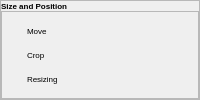
        <widget class="QFrame" name="size_frame_2">
         <property name="font">
          <font>
           <family>Arial</family>
          </font>
         </property>
         <property name="frameShape">
          <enum>QFrame::StyledPanel</enum>
         </property>
         <property name="frameShadow">
          <enum>QFrame::Raised</enum>
         </property>
         <layout class="QVBoxLayout" name="verticalLayout_5">
          <property name="spacing">
           <number>0</number>
          </property>
          <property name="leftMargin">
           <number>0</number>
          </property>
          <property name="topMargin">
           <number>0</number>
          </property>
          <property name="rightMargin">
           <number>0</number>
          </property>
          <property name="bottomMargin">
           <number>0</number>
          </property>
          <item>
           <widget class="QPushButton" name="size2_pushButton">
            <property name="font">
             <font>
              <family>Arial</family>
              <pointsize>6</pointsize>
              <weight>75</weight>
              <bold>true</bold>
             </font>
            </property>
            <property name="styleSheet">
             <string notr="true">QPushButton{
border:none;
 outline: none;
}
QPushButton {
    height:10px;
    text-align: left;}
QPushButton:hover{
	background-color: rgb(80, 80, 80);
   border-radius:5px;
}</string>
            </property>
            <property name="text">
             <string>Size and Position</string>
            </property>
            <property name="icon">
             <iconset>
              <normaloff>icon/selectcursor.png</normaloff>
              <normalon>icon/icons8-chevron-24.png</normalon>icon/selectcursor.png</iconset>
            </property>
            <property name="iconSize">
             <size>
              <width>12</width>
              <height>12</height>
             </size>
            </property>
            <property name="checkable">
             <bool>true</bool>
            </property>
            <property name="autoExclusive">
             <bool>false</bool>
            </property>
            <property name="flat">
             <bool>true</bool>
            </property>
           </widget>
          </item>
          <item>
           <widget class="QFrame" name="size_dropdown">
            <property name="frameShape">
             <enum>QFrame::StyledPanel</enum>
            </property>
            <property name="frameShadow">
             <enum>QFrame::Raised</enum>
            </property>
            <layout class="QVBoxLayout" name="verticalLayout">
             <property name="spacing">
              <number>0</number>
             </property>
             <property name="leftMargin">
              <number>0</number>
             </property>
             <property name="topMargin">
              <number>0</number>
             </property>
             <property name="rightMargin">
              <number>0</number>
             </property>
             <property name="bottomMargin">
              <number>0</number>
             </property>
             <item>
              <widget class="QPushButton" name="move">
               <property name="font">
                <font>
                 <family>Arial</family>
                 <pointsize>6</pointsize>
                </font>
               </property>
               <property name="styleSheet">
                <string notr="true">QPushButton {
    text-align: left;
    padding-left: 25px; /* Optional: Adjust padding as needed */
     height:10px;
}
QPushButton:hover{
	color: rgb(255, 167, 135);
	background-color: rgb(80, 80, 80);
   border-radius:5px;
}
QPushButton{
border:none;
 outline: none;
}</string>
               </property>
               <property name="text">
                <string>Move</string>
               </property>
               <property name="icon">
                <iconset>
                 <normaloff>icon/icons8-move-30.png</normaloff>icon/icons8-move-30.png</iconset>
               </property>
               <property name="iconSize">
                <size>
                 <width>12</width>
                 <height>12</height>
                </size>
               </property>
               <property name="checkable">
                <bool>true</bool>
               </property>
               <property name="flat">
                <bool>true</bool>
               </property>
              </widget>
             </item>
             <item>
              <widget class="QPushButton" name="crop">
               <property name="font">
                <font>
                 <family>Arial</family>
                 <pointsize>6</pointsize>
                </font>
               </property>
               <property name="styleSheet">
                <string notr="true">QPushButton {
     height:10px;
    text-align: left;
    padding-left: 25px; /* Optional: Adjust padding as needed */
}

QPushButton:hover{
	color: rgb(255, 167, 135);
	background-color: rgb(80, 80, 80);
   border-radius:5px;
}
QPushButton{
border:none;
 outline: none;
}</string>
               </property>
               <property name="text">
                <string>Crop</string>
               </property>
               <property name="icon">
                <iconset>
                 <normaloff>icon/icons8-crop-50.png</normaloff>icon/icons8-crop-50.png</iconset>
               </property>
               <property name="iconSize">
                <size>
                 <width>12</width>
                 <height>12</height>
                </size>
               </property>
               <property name="checkable">
                <bool>true</bool>
               </property>
               <property name="flat">
                <bool>true</bool>
               </property>
              </widget>
             </item>
             <item>
              <widget class="QPushButton" name="resizing">
               <property name="font">
                <font>
                 <family>Arial</family>
                 <pointsize>6</pointsize>
                </font>
               </property>
               <property name="styleSheet">
                <string notr="true">QPushButton {
    text-align: left;
    padding-left: 25px; /* Optional: Adjust padding as needed */
    height:10px;
}
QPushButton:hover{
	color: rgb(255, 167, 135);
	background-color: rgb(80, 80, 80);
   border-radius:5px;
}
QPushButton{
border:none;
 outline: none;
}</string>
               </property>
               <property name="text">
                <string>Resizing</string>
               </property>
               <property name="icon">
                <iconset>
                 <normaloff>icon/icons8-resize-50.png</normaloff>icon/icons8-resize-50.png</iconset>
               </property>
               <property name="iconSize">
                <size>
                 <width>12</width>
                 <height>12</height>
                </size>
               </property>
               <property name="checkable">
                <bool>true</bool>
               </property>
               <property name="flat">
                <bool>true</bool>
               </property>
              </widget>
             </item>
            </layout>
           </widget>
          </item>
         </layout>
        </widget>
